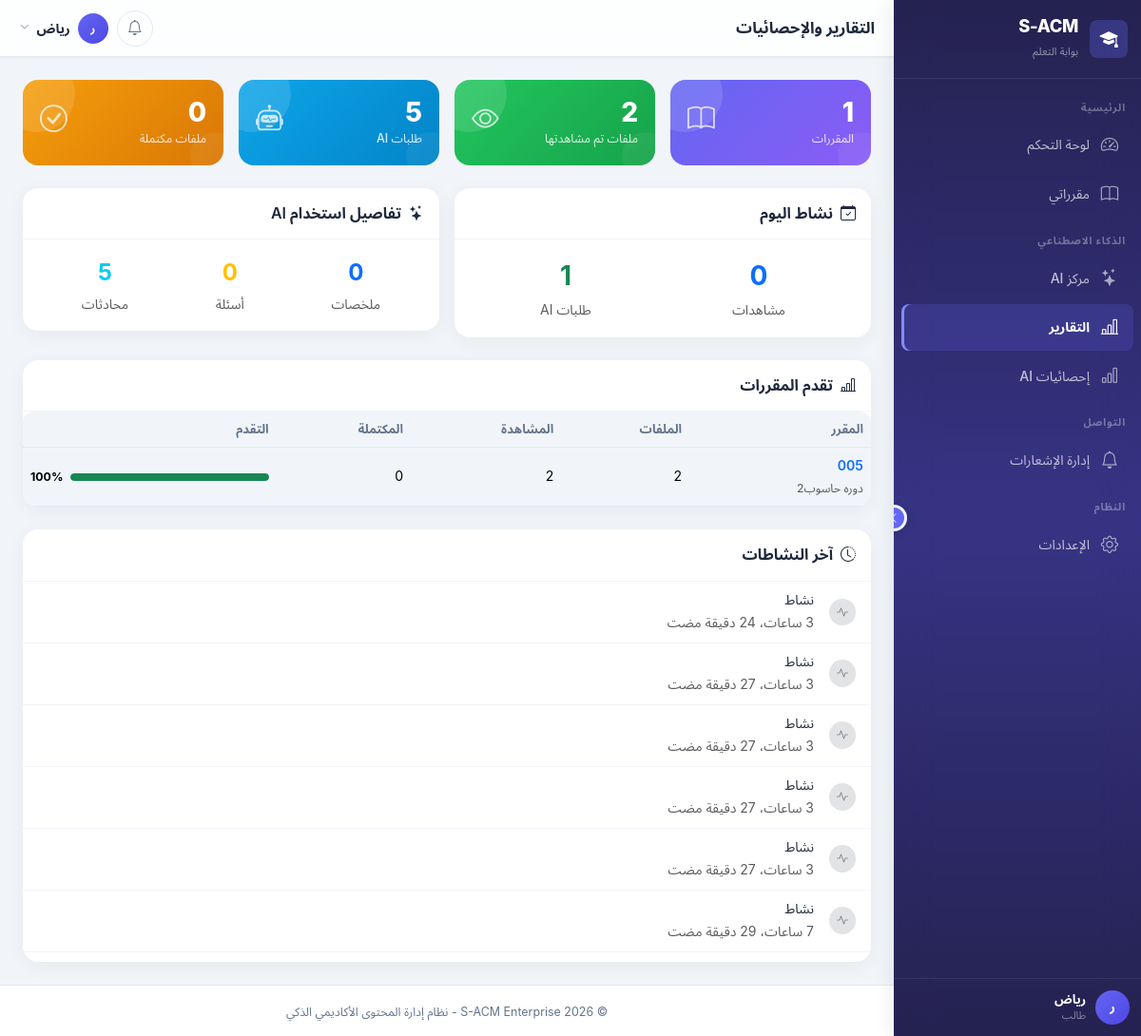
/student/reports/ (signed in), run on an earlier commit of the app's database.
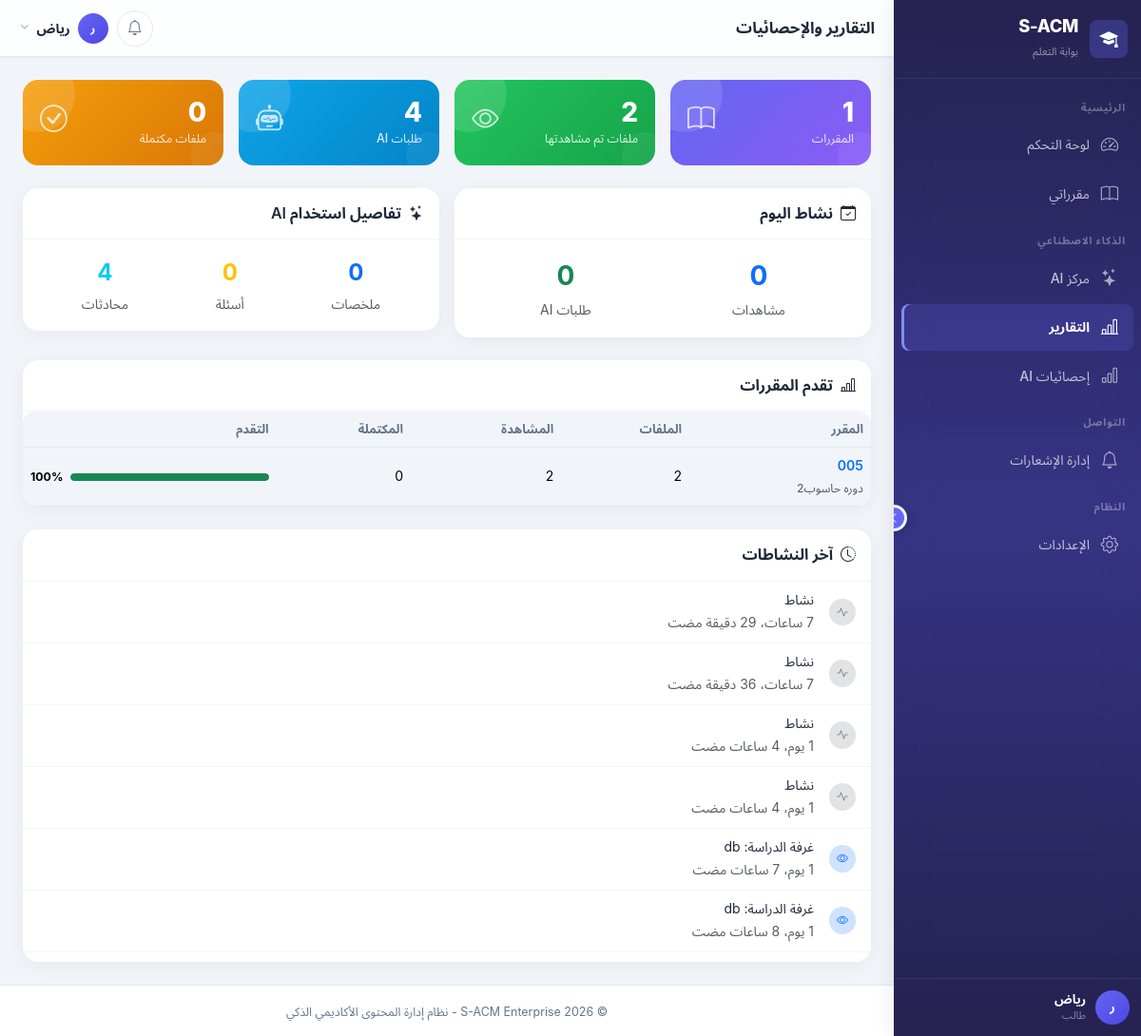
And on a later commit of the database.
### apps/courses/models.py (models this page shows, shortened)
class Course(models.Model):
    course_name = models.CharField(
        max_length=150,
        verbose_name='اسم المقرر'
    )
    course_code = models.CharField(
        max_length=20,
        unique=True,
        verbose_name='رمز المقرر'
    )
    description = models.TextField(
        blank=True,
        null=True,
        verbose_name='وصف المقرر'
    )
    level = models.ForeignKey(
        'accounts.Level',
        on_delete=models.PROTECT,
        related_name='courses',
        verbose_name='المستوى'
    )
    semester = models.ForeignKey(
        'accounts.Semester',
        on_delete=models.PROTECT,
        related_name='courses',
        verbose_name='الفصل الدراسي'
    )
    credit_hours = models.PositiveIntegerField(
        default=3,
        verbose_name='الساعات المعتمدة'
    )
    is_active = models.BooleanField(
        default=True,
        verbose_name='نشط'
    )
    created_at = models.DateTimeField(
        auto_now_add=True,
        verbose_name='تاريخ الإنشاء'
    )
    updated_at = models.DateTimeField(
        auto_now=True,
        verbose_name='تاريخ التحديث'
    )
    class Meta:
        db_table = 'courses'
        verbose_name = 'مقرر'
        verbose_name_plural = 'المقررات'
        ordering = ['course_code']
        indexes = [
            models.Index(fields=['course_code']),
            models.Index(fields=['level', 'semester']),
        ]

### apps/accounts/models.py (models this page shows, shortened)
class UserActivity(models.Model):
    ACTIVITY_TYPES = [
        ('login', 'تسجيل دخول'),
        ('logout', 'تسجيل خروج'),
        ('upload', 'رفع ملف'),
        ('download', 'تحميل ملف'),
        ('view', 'عرض محتوى'),
        ('ai_summary', 'طلب تلخيص AI'),
        ('ai_questions', 'طلب أسئلة AI'),
        ('profile_update', 'تحديث الملف الشخصي'),
        ('password_change', 'تغيير كلمة المرور'),
    ]
    user = models.ForeignKey(
        User,
        on_delete=models.CASCADE,
        related_name='activities',
        verbose_name='المستخدم'
    )
    activity_type = models.CharField(
        max_length=50,
        choices=ACTIVITY_TYPES,
        verbose_name='نوع النشاط'
    )
    description = models.TextField(
        blank=True,
        null=True,
        verbose_name='وصف النشاط'
    )
    ip_address = models.GenericIPAddressField(
        blank=True,
        null=True,
        verbose_name='عنوان IP'
    )
    user_agent = models.TextField(
        blank=True,
        null=True,
        verbose_name='معلومات المتصفح'
    )
    activity_time = models.DateTimeField(
        auto_now_add=True,
        verbose_name='وقت النشاط'
    )
    file_id = models.PositiveIntegerField(
        blank=True,
        null=True,
        verbose_name='معرف الملف'
    )
    class Meta:
        db_table = 'user_activity'
        verbose_name = 'نشاط مستخدم'
        verbose_name_plural = 'أنشطة المستخدمين'
        ordering = ['-activity_time']
        indexes = [
            models.Index(fields=['user', 'activity_type']),
            models.Index(fields=['activity_time']),
        ]

### apps/student/views.py (the view)
# urls.py: path('reports/', views.StudentReportsView.as_view(), name='reports'),
class StudentReportsView(LoginRequiredMixin, StudentRequiredMixin, TemplateView):
    template_name = 'student/reports.html'
    def get_context_data(self, **kwargs):
        context = super().get_context_data(**kwargs)
        context['active_page'] = 'reports'
        student = self.request.user
        try:
            courses = Course.objects.get_current_courses_for_student(student)
            total_files_viewed = StudentProgress.objects.filter(
                student=student, progress__gt=0
            ).count()
            total_files_completed = StudentProgress.objects.filter(
                student=student, progress=100
            ).count()
            total_ai_requests = AIUsageLog.objects.filter(user=student).count()
            total_summaries = AISummary.objects.filter(user=student).count()
            total_questions = AIGeneratedQuestion.objects.filter(user=student).count()
            total_chats = AIChat.objects.filter(user=student).count()
            today = timezone.now().date()
            today_ai = AIUsageLog.objects.filter(
                user=student, request_time__date=today
            ).count()
            today_views = UserActivity.objects.filter(
                user=student, activity_type='view',
                activity_time__date=today
            ).count()
            course_stats = []
            for course in courses:
                visible_files = course.files.filter(is_visible=True, is_deleted=False).count()
                viewed = StudentProgress.objects.filter(
                    student=student, file__course=course, progress__gt=0
                ).count()
                completed = StudentProgress.objects.filter(
                    student=student, file__course=course, progress=100
                ).count()
                progress_pct = min(100, int((viewed / visible_files) * 100)) if visible_files > 0 else 0
                course_stats.append({
                    'course': course,
                    'total_files': visible_files,
                    'viewed': viewed,
                    'completed': completed,
                    'progress': progress_pct,
                })
            recent_activities = UserActivity.objects.filter(
                user=student
            ).order_by('-activity_time')[:20]
            ai_by_type = {
                'summaries': total_summaries,
                'questions': total_questions,
                'chats': total_chats,
            }
            context.update({
                'total_courses': courses.count(),
                'total_files_viewed': total_files_viewed,
                'total_files_completed': total_files_completed,
                'total_ai_requests': total_ai_requests,
                'today_ai': today_ai,
                'today_views': today_views,
                'course_stats': course_stats,
                'recent_activities': recent_activities,
                'ai_by_type': ai_by_type,
            })
        except Exception as e:
            logger.error(f"StudentReportsView error: {e}", exc_info=True)
            context['error'] = 'حدث خطأ أثناء تحميل التقارير.'
        return context

### apps/accounts/models.py (called while the page is built)
    def is_admin(self):
        return self.role and self.role.code == Role.ADMIN

    def is_instructor(self):
        return self.role and self.role.code == Role.INSTRUCTOR

    def is_student(self):
        return self.role and self.role.code == Role.STUDENT

### apps/accounts/views/mixins.py (called while the page is built)
    def test_func(self):
        return self.request.user.is_authenticated and self.request.user.is_student()

### apps/core/context_processors.py (called while the page is built)
def site_settings(request):
    try:
        return {
            'SITE_NAME': 'S-ACM',
            'SITE_FULL_NAME': 'نظام إدارة المحتوى الأكاديمي الذكي',
            'SITE_VERSION': '1.0.0',
            'DEBUG': settings.DEBUG,
        }
    except Exception as e:
        logger.error(f"site_settings context processor error: {e}")
        return {'SITE_NAME': 'S-ACM', 'DEBUG': False}

### apps/courses/models.py (called while the page is built)
    def get_current_courses_for_student(self, student):
        if not student.level or not student.major:
            return self.none()
        return self.filter(
            semester__is_current=True,
            level=student.level,
            course_majors__major=student.major,
            is_active=True
        ).distinct()

### templates/student/reports.html (shortened to what the changed rows need)
{% extends 'layouts/dashboard_base.html' %}
{% block dashboard_content %}
{% if error %}
<div class="alert alert-danger"><i class="bi bi-exclamation-triangle me-2"></i>{{ error }}</div>
{% else %}
<div class="row g-3 mb-4">
    <div class="col-6 col-md-3">
        <div class="stat-card bg-gradient-primary">
            <div class="d-flex justify-content-between align-items-start">
                <div>
                    <div class="stat-value">{{ total_courses|default:0 }}</div>
                    <div class="stat-label">المقررات</div>
                </div>
                <div class="stat-icon"><i class="bi bi-book"></i></div>
            </div>
        </div>
    </div>
    <div class="col-6 col-md-3">
        <div class="stat-card bg-gradient-success">
            <div class="d-flex justify-content-between align-items-start">
                <div>
                    <div class="stat-value">{{ total_files_viewed|default:0 }}</div>
                    <div class="stat-label">ملفات تم مشاهدتها</div>
                </div>
                <div class="stat-icon"><i class="bi bi-eye"></i></div>
            </div>
        </div>
    </div>
    <div class="col-6 col-md-3">
        <div class="stat-card bg-gradient-info">
            <div class="d-flex justify-content-between align-items-start">
                <div>
                    <div class="stat-value">{{ total_ai_requests|default:0 }}</div>
                    <div class="stat-label">طلبات AI</div>
                </div>
                <div class="stat-icon"><i class="bi bi-robot"></i></div>
            </div>
        </div>
    </div>
    <div class="col-6 col-md-3">
        <div class="stat-card bg-gradient-warning">
            <div class="d-flex justify-content-between align-items-start">
                <div>
                    <div class="stat-value">{{ total_files_completed|default:0 }}</div>
                    <div class="stat-label">ملفات مكتملة</div>
                </div>
                <div class="stat-icon"><i class="bi bi-check-circle"></i></div>
            </div>
        </div>
    </div>
</div>
<div class="row g-3 mb-4">
    <div class="col-md-6">
        <div class="card">
            <div class="card-header"><i class="bi bi-calendar-check me-2"></i>نشاط اليوم</div>
            <div class="card-body">
                <div class="d-flex justify-content-around text-center">
                    <div>
                        <div class="fs-3 fw-bold text-primary">{{ today_views|default:0 }}</div>
                        <small class="text-muted">مشاهدات</small>
                    </div>
                    <div>
                        <div class="fs-3 fw-bold text-success">{{ today_ai|default:0 }}</div>
                        <small class="text-muted">طلبات AI</small>
                    </div>
                </div>
            </div>
        </div>
    </div>
    <div class="col-md-6">
        <div class="card">
            <div class="card-header"><i class="bi bi-stars me-2"></i>تفاصيل استخدام AI</div>
            <div class="card-body">
                <div class="d-flex justify-content-around text-center">
                    <div>
                        <div class="fs-4 fw-bold text-primary">{{ ai_by_type.summaries|default:0 }}</div>
                        <small class="text-muted">ملخصات</small>
                    </div>
                    <div>
                        <div class="fs-4 fw-bold text-warning">{{ ai_by_type.questions|default:0 }}</div>
                        <small class="text-muted">أسئلة</small>
                    </div>
                    <div>
                        <div class="fs-4 fw-bold text-info">{{ ai_by_type.chats|default:0 }}</div>
                        <small class="text-muted">محادثات</small>
                    </div>
                </div>
            </div>
        </div>
    </div>
</div>
<div class="card mb-4">
    <div class="card-header"><i class="bi bi-bar-chart-line me-2"></i>تقدم المقررات</div>
    <div class="card-body p-0">
        {% if course_stats %}
        <div class="table-responsive">
            <table class="table table-hover mb-0">
                <thead>
                    <tr><th>المقرر</th><th>الملفات</th><th>المشاهدة</th><th>المكتملة</th><th>التقدم</th></tr>
                </thead>
                <tbody>
                {% for cs in course_stats %}
                <tr>
                    <td>
                        <a href="{% url 'student:course_detail' cs.course.pk %}" class="text-decoration-none fw-semibold">
                            {{ cs.course.course_code }}
                        </a>
                        <br><small class="text-muted">{{ cs.course.course_name|truncatechars:30 }}</small>
                    </td>
                    <td>{{ cs.total_files }}</td>
                    <td>{{ cs.viewed }}</td>
                    <td>{{ cs.completed }}</td>
                    <td style="min-width:120px;">
                        <div class="d-flex align-items-center gap-2">
                            <div class="progress flex-grow-1" style="height:8px;">
                                <div class="progress-bar {% if cs.progress == 100 %}bg-success{% elif cs.progress > 50 %}bg-primary{% else %}bg-warning{% endif %}"
                                     style="width:{{ cs.progress }}%"></div>
                            </div>
                            <small class="fw-bold">{{ cs.progress }}%</small>
                        </div>
                    </td>
                </tr>
                {% endfor %}
                </tbody>
            </table>
        </div>
        {% else %}
        <div class="empty-state py-4">
            <i class="bi bi-book d-block"></i>
            <p>لا توجد مقررات مسجلة حالياً</p>
        </div>
        {% endif %}
    </div>
</div>
<div class="card">
    <div class="card-header"><i class="bi bi-clock-history me-2"></i>آخر النشاطات</div>
    <div class="card-body p-0">
        {% if recent_activities %}
        <div class="scrollable-list">
            {% for activity in recent_activities %}
            <div class="d-flex align-items-center gap-3 px-3 py-2" style="border-bottom:1px solid var(--border-light);">
                <div class="flex-shrink-0">
                    {% if activity.activity_type == 'view' %}
                    <span class="badge bg-primary-subtle text-primary rounded-circle p-2"><i class="bi bi-eye"></i></span>
                    {% elif activity.activity_type == 'download' %}
                    <span class="badge bg-success-subtle text-success rounded-circle p-2"><i class="bi bi-download"></i></span>
                    {% elif activity.activity_type == 'upload' %}
                    <span class="badge bg-info-subtle text-info rounded-circle p-2"><i class="bi bi-upload"></i></span>
                    {% else %}
                    <span class="badge bg-secondary-subtle text-secondary rounded-circle p-2"><i class="bi bi-activity"></i></span>
                    {% endif %}
                </div>
                <div class="flex-grow-1 min-w-0">
                    <div class="small text-truncate">{{ activity.description|default:"نشاط" }}</div>
                    <small class="text-muted">{{ activity.activity_time|timesince }} مضت</small>
                </div>
            </div>
            {% endfor %}
        </div>
        {% else %}
        <div class="empty-state py-4">
            <i class="bi bi-clock d-block"></i>
            <p>لا توجد نشاطات مسجلة</p>
        </div>
        {% endif %}
    </div>
</div>
{% endif %}
{% endblock %}

What changed in the data, as far as the page shows it:
removed UserActivity: activity_type "login" (drawn), description "نشاط", activity_time "3 ساعات، 24 دقيقة"
removed UserActivity: activity_type "logout" (drawn), description "نشاط", activity_time "3 ساعات، 27 دقيقة"
removed UserActivity: activity_type "login" (drawn), description "نشاط", activity_time "3 ساعات، 27 دقيقة"
removed UserActivity: activity_type "logout" (drawn), description "نشاط", activity_time "3 ساعات، 27 دقيقة"
no longer on this page (row edited): UserActivity: activity_type "login" (drawn), description "نشاط", activity_time "3 ساعات، 27 دقيقة"
now on this page (row unchanged): UserActivity: activity_type "login" (drawn), description "نشاط", activity_time "7 ساعات، 36 دقيقة"
now on this page (row unchanged): UserActivity: activity_type "login" (drawn), description "نشاط", activity_time "1 يوم، 4 ساعات"
now on this page (row unchanged): UserActivity: activity_type "login" (drawn), description "نشاط", activity_time "1 يوم، 4 ساعات"
now on this page (row unchanged): UserActivity: activity_type "view" (drawn), description "غرفة الدراسة: db", activity_time "1 يوم، 7 ساعات"
now on this page (row unchanged): UserActivity: activity_type "view" (drawn), description "غرفة الدراسة: db", activity_time "1 يوم، 8 ساعات"
Also different on the page:
{{ total_ai_requests|default:0 }}: "5" → "4"
{{ today_ai|default:0 }}: "1" → "0"
{{ ai_by_type.chats|default:0 }}: "5" → "4"
